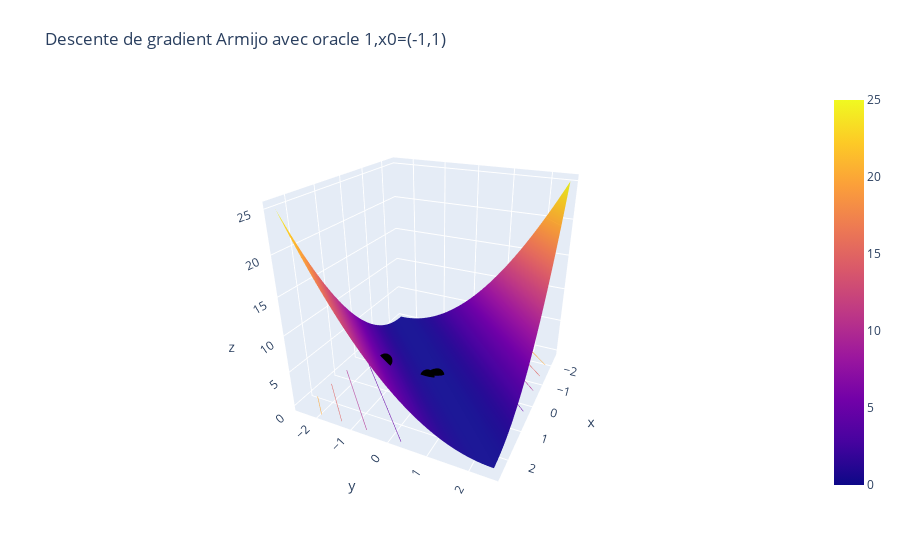

Notebook source saved alongside this figure:
### Code cell
visualisation(oracle_1,-2.5,2.5,np.array(Listes["Armijo,oracle 1"]),'Descente de gradient Armijo avec oracle 1,x0=(-1,1)')
